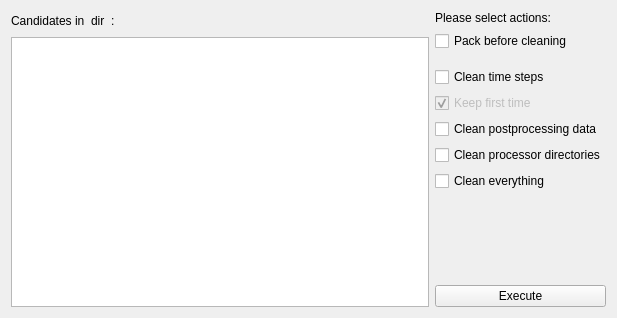
<?xml version="1.0" encoding="UTF-8"?>
<ui version="4.0">
 <class>OFCleanCaseForm</class>
 <widget class="QWidget" name="OFCleanCaseForm">
  <property name="geometry">
   <rect>
    <x>0</x>
    <y>0</y>
    <width>617</width>
    <height>318</height>
   </rect>
  </property>
  <property name="windowTitle">
   <string>Form</string>
  </property>
  <layout class="QHBoxLayout" name="horizontalLayout_2">
   <item>
    <layout class="QVBoxLayout" name="verticalLayout">
     <item>
      <layout class="QHBoxLayout" name="horizontalLayout">
       <item>
        <widget class="QLabel" name="label">
         <property name="text">
          <string>Candidates in</string>
         </property>
        </widget>
       </item>
       <item>
        <widget class="QLabel" name="dirname">
         <property name="maximumSize">
          <size>
           <width>200</width>
           <height>16777215</height>
          </size>
         </property>
         <property name="text">
          <string>dir</string>
         </property>
        </widget>
       </item>
       <item>
        <widget class="QLabel" name="label_4">
         <property name="text">
          <string>:</string>
         </property>
        </widget>
       </item>
       <item>
        <spacer name="horizontalSpacer">
         <property name="orientation">
          <enum>Qt::Horizontal</enum>
         </property>
         <property name="sizeHint" stdset="0">
          <size>
           <width>40</width>
           <height>20</height>
          </size>
         </property>
        </spacer>
       </item>
      </layout>
     </item>
     <item>
      <widget class="QListWidget" name="list_cand"/>
     </item>
    </layout>
   </item>
   <item>
    <layout class="QVBoxLayout" name="verticalLayout_2">
     <item>
      <widget class="QLabel" name="label_2">
       <property name="text">
        <string>Please select actions:</string>
       </property>
      </widget>
     </item>
     <item>
      <widget class="QCheckBox" name="cb_pack">
       <property name="text">
        <string>Pack before cleaning</string>
       </property>
      </widget>
     </item>
     <item>
      <spacer name="verticalSpacer">
       <property name="orientation">
        <enum>Qt::Vertical</enum>
       </property>
       <property name="sizeType">
        <enum>QSizePolicy::Fixed</enum>
       </property>
       <property name="sizeHint" stdset="0">
        <size>
         <width>20</width>
         <height>10</height>
        </size>
       </property>
      </spacer>
     </item>
     <item>
      <widget class="QCheckBox" name="cb_clean_times">
       <property name="text">
        <string>Clean time steps</string>
       </property>
      </widget>
     </item>
     <item>
      <widget class="QCheckBox" name="cb_keep_first">
       <property name="enabled">
        <bool>false</bool>
       </property>
       <property name="text">
        <string>Keep first time</string>
       </property>
       <property name="checked">
        <bool>true</bool>
       </property>
      </widget>
     </item>
     <item>
      <widget class="QCheckBox" name="cb_clean_post">
       <property name="text">
        <string>Clean postprocessing data</string>
       </property>
      </widget>
     </item>
     <item>
      <widget class="QCheckBox" name="cb_clean_proc">
       <property name="text">
        <string>Clean processor directories</string>
       </property>
      </widget>
     </item>
     <item>
      <widget class="QCheckBox" name="cb_clean_all">
       <property name="text">
        <string>Clean everything</string>
       </property>
      </widget>
     </item>
     <item>
      <spacer name="verticalSpacer_2">
       <property name="orientation">
        <enum>Qt::Vertical</enum>
       </property>
       <property name="sizeHint" stdset="0">
        <size>
         <width>20</width>
         <height>40</height>
        </size>
       </property>
      </spacer>
     </item>
     <item>
      <widget class="QPushButton" name="btn_exec">
       <property name="text">
        <string>Execute</string>
       </property>
      </widget>
     </item>
    </layout>
   </item>
  </layout>
 </widget>
 <resources/>
 <connections/>
</ui>
